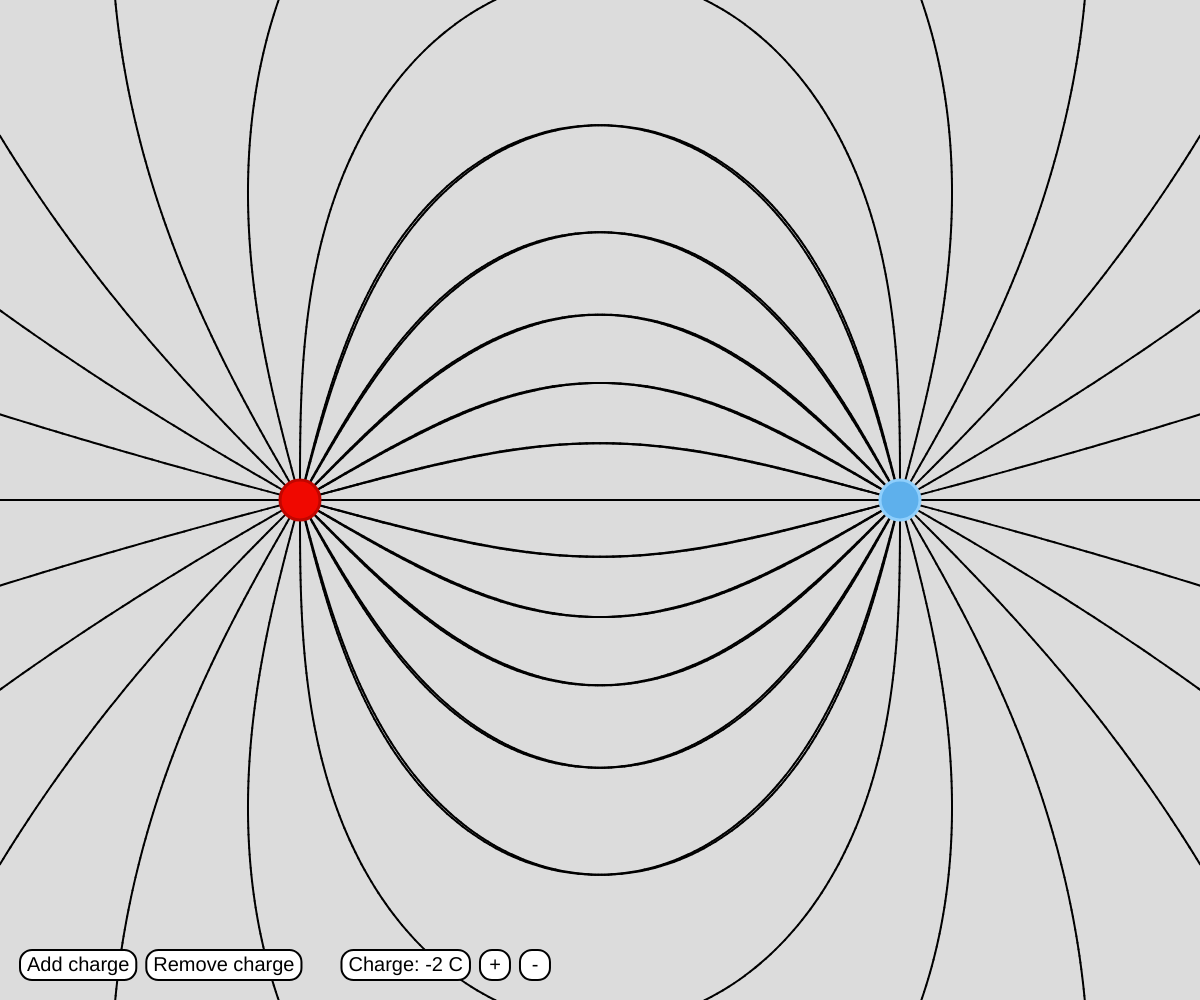
Frame 1 (no input)
Frame 60 (no input): identical to frame 1, image omitted
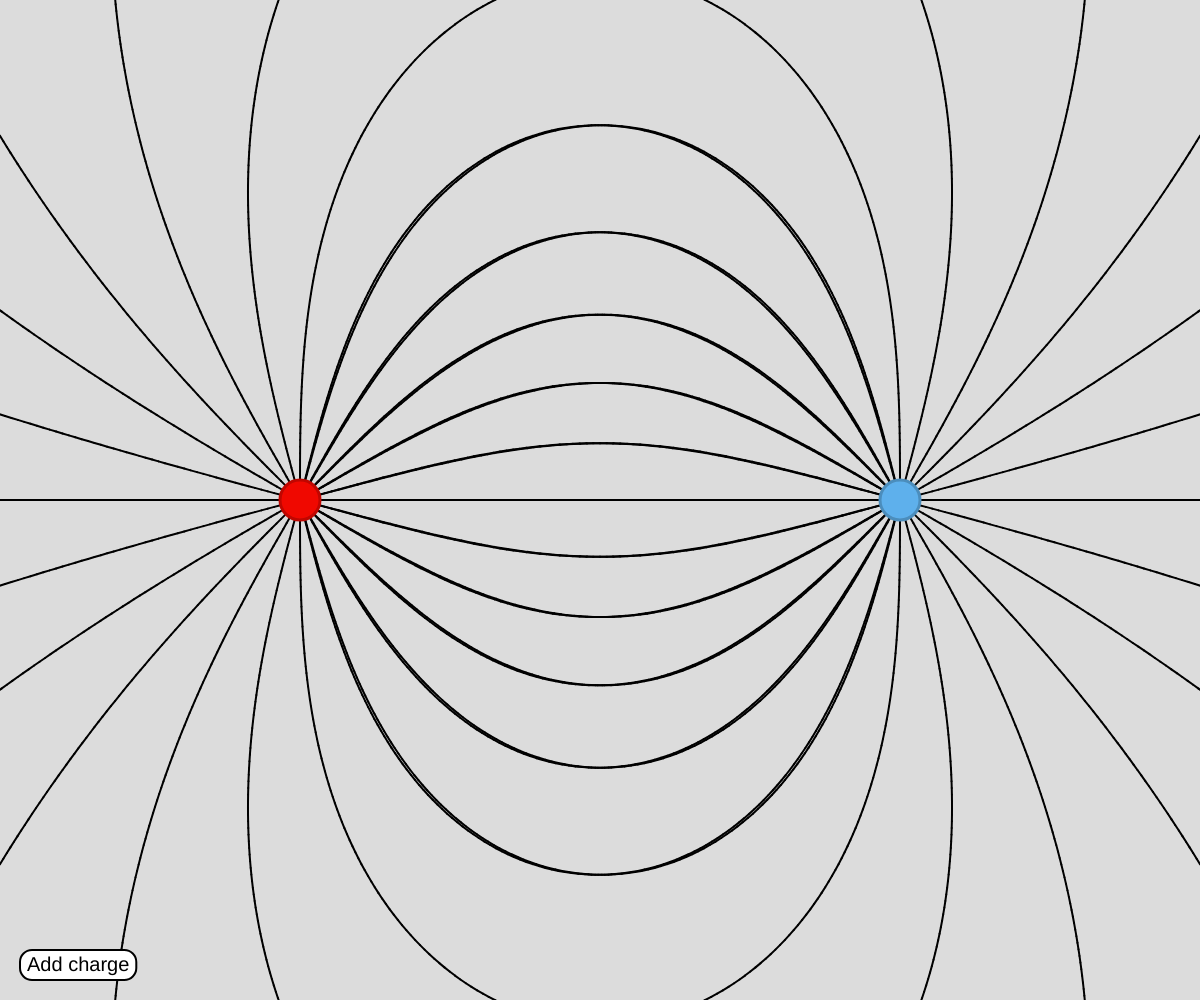
Frame 120 (the mouse pressed at the canvas centre since frame 60)

The p5.js sketch that drew these frames (run headless with seeded random() and noise() and a simulated clock; from frame 60 on, the mouse is pressed at the canvas centre):

// p5.js sketch
// ── sketch.js
const TWELFTH_PI = Math.PI / 12;

class eInput {
    static instances = [];
    
    static TOP_LEFT = 0;
    static TOP_RIGHT = 1;
    static BOTTOM_RIGHT = 2;
    static BOTTOM_LEFT = 3;

    static BUTTON = 0;
    static LABEL = 1;
    static TEXT_INPUT = 2;

    constructor(type, id, calcLabel, calcX, calcY, align, calcFontSize, clickEvent, calcVisible = () => {return true;}) {
        this.type = type;
        this.id = id;
        this.calcLabel = calcLabel;
        this.calcFontSize = calcFontSize;
        switch (align) {
            case eInput.TOP_LEFT:
                this.calcX = calcX;
                this.calcY = calcY;
                break;
            case eInput.TOP_RIGHT:
                this.calcX = () => {return calcX() - this.w;};
                this.calcY = calcY;
                break;
            case eInput.BOTTOM_RIGHT:
                this.calcX = () => {return calcX() - this.w;};
                this.calcY = () => {return calcY() - this.h;};
                break;
            case eInput.BOTTOM_LEFT:
                this.calcX = calcX;
                this.calcY = () => {return calcY() - this.h;};
                break;
        }
        this.clickEvent = clickEvent;
        this.calcVisible = calcVisible;
        eInput.instances.push(this);
    }

    get label() {
        return this.calcLabel();
    }

    get x() {
        return this.calcX();
    }

    get y() {
        return this.calcY();
    }

    calcW() {
        textSize(this.fontSize);
        return textWidth(this.label) + this.fontSize * 0.7;
    }

    get w() {
        return this.calcW();
    }
    
    calcH() {
        return this.fontSize + this.fontSize * 0.5;
    }

    get h() {
        return this.calcH();
    }

    get fontSize() {
        return this.calcFontSize();
    }

    get visible() {
        return this.calcVisible();
    }
    
    draw() {
        if (this.visible) {
            stroke(0);
            strokeWeight(2);
            fill(255);
            rectMode(CORNER);
            rect(this.x, this.y, this.w, this.h, this.fontSize * 0.6);
            textAlign(CENTER, CENTER);
            stroke(0, 0)
            fill(0);
            text(this.label, this.x + this.w / 2, this.y + this.h / 2);
        }
    }
    
    static drawAll() {
        for (let eB of eInput.instances) {
            eB.draw();
        }
    }

    static sendClickEvents(e) {
        for (let instance of eInput.instances) {
            if (instance.visible && instance.type == eInput.BUTTON) {
                if (e.clientX >= instance.x && e.clientX <= instance.x + instance.w && e.clientY >= instance.y && e.clientY <= instance.y + instance.h) {
                    instance.clickEvent(e);
                }
            }
        }
    }
}

class pointCharge {
    static instances = [];
    static selected = undefined;

    static PRESS = 0;
    static RELEASE = 1;

    constructor(x, y, charge) {
        this.x = x;
        this.y = y;
        this.charge = charge;
        this.selected = false;
        this.dragging = false;
        this.dragOffsetX;
        this.dragOffsetY;
        for (let instance of pointCharge.instances) {
            instance.selected = false;
        }
        this.selected = true;
        pointCharge.selected = this;
        pointCharge.instances.push(this);
    }

    field(p) {
        // pos = toMathSpace(this.x, this.y);
        return createVector((this.charge * (p.x - this.x)) / pow(pow(p.x - this.x, 2) + pow(p.y - this.y, 2), 1.5), (this.charge * (p.y - this.y)) / pow(pow(p.x - this.x, 2) + pow(p.y - this.y, 2), 1.5));
    }

    static totalField(p) {
        let sum = createVector(0, 0);
        for (let instance of pointCharge.instances) {
            let partialField = instance.field(p);
            sum.x += partialField.x;
            sum.y += partialField.y;
        }
        return sum;
    }

    get drawSize() {
        return clamp(abs(this.charge), 1, Number.MAX_VALUE) * 20;
    }

    draw() {
        if (this.dragging) {
            this.x = clamp(mouseX + this.dragOffsetX, 0, windowWidth);
            this.y = clamp(mouseY + this.dragOffsetY, 0, windowHeight);
            if (this.charge == 0)
                console.log(pointCharge.totalField(this.x, this.y));
        }
        if (this.charge > 0) {
            fill(240, 8, 0);
            if (this.selected)
                stroke(252, 130, 126);
            else
                stroke(191, 6, 0);
        }
        else if (this.charge == 0) {
            fill(153);
            if (this.selected)
                stroke(191);
            else
                stroke(122);
        }
        else if (this.charge < 0) {
            fill (94, 176, 236);
            if (this.selected)
                stroke(143, 207, 252);
            else
                stroke(75, 141, 188);
        }
        strokeWeight(3);
        circle(this.x, this.y, this.drawSize);
    }

    static drawAll() {
        for (let i = pointCharge.instances.length - 1; i >= 0; i--) {
            pointCharge.instances[i].draw();
        }
    }

    static checkClickEvents(type, e) {
        // make sure were not clicking a button instead
        for (let instance of eInput.instances) {
            if (instance.visible && instance.type == eInput.BUTTON) {
                if (e.clientX >= instance.x && e.clientX <= instance.x + instance.w && e.clientY >= instance.y && e.clientY <= instance.y + instance.h) {
                    return;
                }
            }
        }

        let foundTarget = false;
        for (let instance of pointCharge.instances) {
            if (sqrt(pow(e.clientX - instance.x, 2) + pow(e.clientY - instance.y, 2)) <= instance.drawSize / 2) {
                switch (type) {
                    case pointCharge.PRESS:
                        if (!foundTarget) {
                            instance.selected = true;
                            pointCharge.selected = instance;
                            instance.dragging = true;
                            instance.dragOffsetX = instance.x - e.clientX;
                            instance.dragOffsetY = instance.y - e.clientY;
                            foundTarget = true;
                        }
                        else {
                            instance.selected = false;
                        }
                        break;
                    case pointCharge.RELEASE:
                        instance.dragging = false;
                        break;
                }
            }
            else
                instance.selected = false;
        }
        if (type == pointCharge.PRESS && foundTarget == false)
            pointCharge.selected = undefined;
    }
}

function drawFieldLines() {
    let badLines = []
    for (let instance of pointCharge.instances) {
        // if (instance.charge > 0) {
            for (let i = 0; i < 24; i++) {
                let [points, cleanFinish] = calculateFieldLine(createVector(instance.drawSize / 2, 0).rotate(i * TWELFTH_PI).add(createVector(instance.x, instance.y)), Math.sign(instance.charge));
                drawPolyCurve(points);
                if (!cleanFinish)
                    badLines.push(i);
            }
        // }
    }
}

function calculateFieldLine(startP, scale) {
    let p = startP
    let points = [p.copy()];
    let finished = true;
    let cleanFinish = false;
    let i = 0;
    while (finished) {
        i++;
        if (i > 1000)
            finished = false;
        p = rk4Step(pointCharge.totalField, p, 2, scale);
        points.push(p.copy());
        if (p.x < 0 || p. y < 0 || p.x > windowWidth || p.y > windowHeight)
            finished = false;
        for (let instance of pointCharge.instances) {
            if (p.dist(createVector(instance.x, instance.y)) < instance.drawSize / 2)
                finished = false;
                cleanFinish = false
        }
    }
    return [points, cleanFinish];
}

function drawPolyCurve(points) {
    for (let i = 0; i < points.length - 1; i++) {
        stroke(0, 255);
        strokeWeight(2);
        line(points[i].x, points[i].y, points[i+1].x, points[i+1].y);
        // curve(points[clamp(i-1, 0, Number.MAX_VALUE)].x, points[clamp(i-1, 0, Number.MAX_VALUE)].y, points[i].x, points[i].y, points[i+1].x, points[i+1].y, points[clamp(i+2, 0, points.length - 1)].x, points[clamp(i+2, 0, points.length - 1)].y)
    }
}

function rk4Step(f, p, h, scale) {
    let k1 = fNorm(f, p).mult(scale);
    let k2 = fNorm(f, p.add(k1.mult(h / 2))).mult(scale);
    let k3 = fNorm(f, p.add(k2.mult(h / 2))).mult(scale);
    let k4 = fNorm(f, p.add(k3.mult(h))).mult(scale);
    return p.add(k1.add(k2.mult(2)).add(k3.mult(2)).add(k4).mult(h / 6));
}

function fNorm(f, p) {
    return f(p).normalize();
}

function clamp(value, min, max) {
    if (value > max) return max;
    else if (value < min) return min;
    else return value;
}

// function

function setup() {
    createCanvas(windowWidth, windowHeight);
    frameRate(165);

    let addCharge = new eInput(eInput.BUTTON, "addCharge", () => {return "Add charge";}, () => {return 20;}, () => {return windowHeight - 20;}, eInput.BOTTOM_LEFT, () => {return 20;}, () => {
        new pointCharge(windowWidth * 0.5, windowHeight * 0.5, 2);
    });

    let removeCharge = new eInput(eInput.BUTTON, "removeCharge", () => {return "Remove charge";}, () => {return 20 + addCharge.w + 10;}, () => {return windowHeight - 20;}, eInput.BOTTOM_LEFT, () => {return 20;}, () => {
        let removeIndex = pointCharge.instances.indexOf(pointCharge.selected);
        pointCharge.instances.splice(removeIndex, 1);
        pointCharge.selected = undefined;
    }, () => {return pointCharge.selected !== undefined;});

    let chargeDisplay = new eInput(eInput.LABEL, "chargeDisplay", () => {return "Charge: " + pointCharge.selected.charge.toString() + " C";}, () => {return 20 + addCharge.w + 10 + removeCharge.w + 40;}, () => {return windowHeight - 20;}, eInput.BOTTOM_LEFT, () => {return 20;}, undefined, () => {return pointCharge.selected !== undefined;});

    let incCharge = new eInput(eInput.BUTTON, "incCharge", () => {return "+";}, () => {return 20 + addCharge.w + 10 + removeCharge.w + 40 + chargeDisplay.w + 10;}, () => {return windowHeight - 20;}, eInput.BOTTOM_LEFT, () => {return 20;}, () => {
        pointCharge.selected.charge += 1;
    }, () => {return pointCharge.selected !== undefined;});
    incCharge.calcW = incCharge.calcH;
    
    let decCharge = new eInput(eInput.BUTTON, "decCharge", () => {return "-";}, () => {return 20 + addCharge.w + 10 + removeCharge.w + 40 + chargeDisplay.w + 10 + incCharge.w + 10;}, () => {return windowHeight - 20;}, eInput.BOTTOM_LEFT, () => {return 20;}, () => {
        pointCharge.selected.charge += -1;
    }, () => {return pointCharge.selected !== undefined;});
    decCharge.calcW = decCharge.calcH;

    new pointCharge(windowWidth * 0.25, windowHeight * 0.5, 2);
    new pointCharge(windowWidth * 0.75, windowHeight * 0.5, -2);

}

function draw() {
    background(220);
    drawFieldLines();
    pointCharge.drawAll();
    eInput.drawAll();
}

function windowResized() {
    resizeCanvas(windowWidth, windowHeight);
}

function mouseClicked(e) {
    eInput.sendClickEvents(e)
}

function mousePressed(e) {
    pointCharge.checkClickEvents(pointCharge.PRESS, e);
}

function mouseReleased(e) {
    pointCharge.checkClickEvents(pointCharge.RELEASE, e);
}
